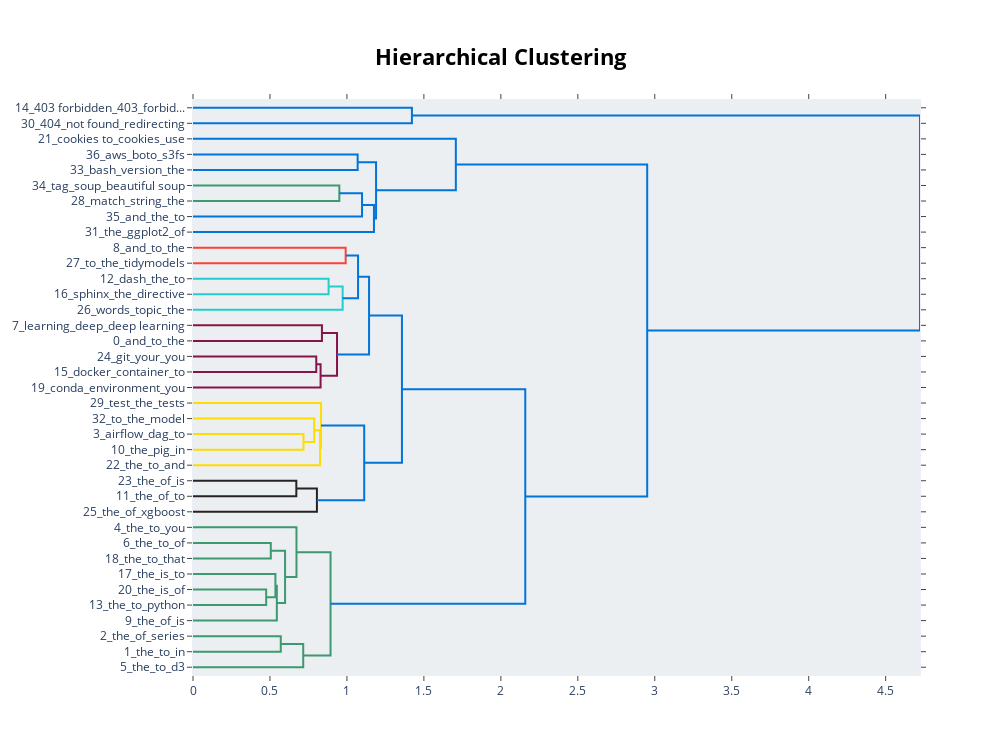

The code cell stored with this chart in its notebook:
### Code cell
content_model.visualize_hierarchy()

### Figure 1 — Plotly figure (JSON) as saved in the notebook; plotly's stock layout.template omitted (floating-point values rounded to 4 significant figures)
{"data": [{"hoverinfo": "text", "marker": {"color": "rgb(0,116,217)"}, "mode": "lines", "type": "scatter", "x": [0, 1.422, 1.422, 0], "xaxis": "x", "y": [-5, -5, -15, -15], "yaxis": "y"}, {"hoverinfo": "text", "marker": {"color": "rgb(0,116,217)"}, "mode": "lines", "type": "scatter", "x": [0, 1.07, 1.07, 0], "xaxis": "x", "y": [-35, -35, -45, -45], "yaxis": "y"}, {"hoverinfo": "text", "marker": {"color": "rgb(61,153,112)"}, "mode": "lines", "type": "scatter", "x": [0, 0.9507, 0.9507, 0], "xaxis": "x", "y": [-55, -55, -65, -65], "yaxis": "y"}, {"hoverinfo": "text", "marker": {"color": "rgb(0,116,217)"}, "mode": "lines", "type": "scatter", "x": [0.9507, 1.098, 1.098, 0], "xaxis": "x", "y": [-60, -60, -75, -75], "yaxis": "y"}, {"hoverinfo": "text", "marker": {"color": "rgb(0,116,217)"}, "mode": "lines", "type": "scatter", "x": [1.098, 1.176, 1.176, 0], "xaxis": "x", "y": [-67.5, -67.5, -85, -85], "yaxis": "y"}, {"hoverinfo": "text", "marker": {"color": "rgb(0,116,217)"}, "mode": "lines", "type": "scatter", "x": [1.07, 1.189, 1.189, 1.176], "xaxis": "x", "y": [-40, -40, -76.25, -76.25], "yaxis": "y"}, {"hoverinfo": "text", "marker": {"color": "rgb(0,116,217)"}, "mode": "lines", "type": "scatter", "x": [0, 1.708, 1.708, 1.189], "xaxis": "x", "y": [-25, -25, -58.12, -58.12], "yaxis": "y"}, {"hoverinfo": "text", "marker": {"color": "rgb(255,65,54)"}, "mode": "lines", "type": "scatter", "x": [0, 0.9918, 0.9918, 0], "xaxis": "x", "y": [-95, -95, -105, -105], "yaxis": "y"}, {"hoverinfo": "text", "marker": {"color": "rgb(35,205,205)"}, "mode": "lines", "type": "scatter", "x": [0, 0.8808, 0.8808, 0], "xaxis": "x", "y": [-115, -115, -125, -125], "yaxis": "y"}, {"hoverinfo": "text", "marker": {"color": "rgb(35,205,205)"}, "mode": "lines", "type": "scatter", "x": [0.8808, 0.9721, 0.9721, 0], "xaxis": "x", "y": [-120, -120, -135, -135], "yaxis": "y"}, {"hoverinfo": "text", "marker": {"color": "rgb(0,116,217)"}, "mode": "lines", "type": "scatter", "x": [0.9918, 1.072, 1.072, 0.9721], "xaxis": "x", "y": [-100, -100, -127.5, -127.5], "yaxis": "y"}, {"hoverinfo": "text", "marker": {"color": "rgb(133,20,75)"}, "mode": "lines", "type": "scatter", "x": [0, 0.8377, 0.8377, 0], "xaxis": "x", "y": [-145, -145, -155, -155], "yaxis": "y"}, {"hoverinfo": "text", "marker": {"color": "rgb(133,20,75)"}, "mode": "lines", "type": "scatter", "x": [0, 0.8008, 0.8008, 0], "xaxis": "x", "y": [-165, -165, -175, -175], "yaxis": "y"}, {"hoverinfo": "text", "marker": {"color": "rgb(133,20,75)"}, "mode": "lines", "type": "scatter", "x": [0.8008, 0.8289, 0.8289, 0], "xaxis": "x", "y": [-170, -170, -185, -185], "yaxis": "y"}, {"hoverinfo": "text", "marker": {"color": "rgb(133,20,75)"}, "mode": "lines", "type": "scatter", "x": [0.8377, 0.9357, 0.9357, 0.8289], "xaxis": "x", "y": [-150, -150, -177.5, -177.5], "yaxis": "y"}, {"hoverinfo": "text", "marker": {"color": "rgb(0,116,217)"}, "mode": "lines", "type": "scatter", "x": [1.072, 1.144, 1.144, 0.9357], "xaxis": "x", "y": [-113.8, -113.8, -163.8, -163.8], "yaxis": "y"}, {"hoverinfo": "text", "marker": {"color": "rgb(255,220,0)"}, "mode": "lines", "type": "scatter", "x": [0, 0.7178, 0.7178, 0], "xaxis": "x", "y": [-215, -215, -225, -225], "yaxis": "y"}, {"hoverinfo": "text", "marker": {"color": "rgb(255,220,0)"}, "mode": "lines", "type": "scatter", "x": [0, 0.7872, 0.7872, 0.7178], "xaxis": "x", "y": [-205, -205, -220, -220], "yaxis": "y"}, {"hoverinfo": "text", "marker": {"color": "rgb(255,220,0)"}, "mode": "lines", "type": "scatter", "x": [0.7872, 0.8254, 0.8254, 0], "xaxis": "x", "y": [-212.5, -212.5, -235, -235], "yaxis": "y"}, {"hoverinfo": "text", "marker": {"color": "rgb(255,220,0)"}, "mode": "lines", "type": "scatter", "x": [0, 0.8319, 0.8319, 0.8254], "xaxis": "x", "y": [-195, -195, -223.8, -223.8], "yaxis": "y"}, {"hoverinfo": "text", "marker": {"color": "rgb(40,35,35)"}, "mode": "lines", "type": "scatter", "x": [0, 0.6713, 0.6713, 0], "xaxis": "x", "y": [-245, -245, -255, -255], "yaxis": "y"}, {"hoverinfo": "text", "marker": {"color": "rgb(40,35,35)"}, "mode": "lines", "type": "scatter", "x": [0.6713, 0.805, 0.805, 0], "xaxis": "x", "y": [-250, -250, -265, -265], "yaxis": "y"}, {"hoverinfo": "text", "marker": {"color": "rgb(0,116,217)"}, "mode": "lines", "type": "scatter", "x": [0.8319, 1.112, 1.112, 0.805], "xaxis": "x", "y": [-209.4, -209.4, -257.5, -257.5], "yaxis": "y"}, {"hoverinfo": "text", "marker": {"color": "rgb(0,116,217)"}, "mode": "lines", "type": "scatter", "x": [1.144, 1.357, 1.357, 1.112], "xaxis": "x", "y": [-138.8, -138.8, -233.4, -233.4], "yaxis": "y"}, {"hoverinfo": "text", "marker": {"color": "rgb(61,153,112)"}, "mode": "lines", "type": "scatter", "x": [0, 0.5053, 0.5053, 0], "xaxis": "x", "y": [-285, -285, -295, -295], "yaxis": "y"}, {"hoverinfo": "text", "marker": {"color": "rgb(61,153,112)"}, "mode": "lines", "type": "scatter", "x": [0, 0.4754, 0.4754, 0], "xaxis": "x", "y": [-315, -315, -325, -325], "yaxis": "y"}, {"hoverinfo": "text", "marker": {"color": "rgb(61,153,112)"}, "mode": "lines", "type": "scatter", "x": [0, 0.5355, 0.5355, 0.4754], "xaxis": "x", "y": [-305, -305, -320, -320], "yaxis": "y"}, {"hoverinfo": "text", "marker": {"color": "rgb(61,153,112)"}, "mode": "lines", "type": "scatter", "x": [0.5355, 0.5446, 0.5446, 0], "xaxis": "x", "y": [-312.5, -312.5, -335, -335], "yaxis": "y"}, {"hoverinfo": "text", "marker": {"color": "rgb(61,153,112)"}, "mode": "lines", "type": "scatter", "x": [0.5053, 0.5982, 0.5982, 0.5446], "xaxis": "x", "y": [-290, -290, -323.8, -323.8], "yaxis": "y"}, {"hoverinfo": "text", "marker": {"color": "rgb(61,153,112)"}, "mode": "lines", "type": "scatter", "x": [0, 0.6723, 0.6723, 0.5982], "xaxis": "x", "y": [-275, -275, -306.9, -306.9], "yaxis": "y"}, {"hoverinfo": "text", "marker": {"color": "rgb(61,153,112)"}, "mode": "lines", "type": "scatter", "x": [0, 0.5702, 0.5702, 0], "xaxis": "x", "y": [-345, -345, -355, -355], "yaxis": "y"}, {"hoverinfo": "text", "marker": {"color": "rgb(61,153,112)"}, "mode": "lines", "type": "scatter", "x": [0.5702, 0.7161, 0.7161, 0], "xaxis": "x", "y": [-350, -350, -365, -365], "yaxis": "y"}, {"hoverinfo": "text", "marker": {"color": "rgb(61,153,112)"}, "mode": "lines", "type": "scatter", "x": [0.6723, 0.8935, 0.8935, 0.7161], "xaxis": "x", "y": [-290.9, -290.9, -357.5, -357.5], "yaxis": "y"}, {"hoverinfo": "text", "marker": {"color": "rgb(0,116,217)"}, "mode": "lines", "type": "scatter", "x": [1.357, 2.159, 2.159, 0.8935], "xaxis": "x", "y": [-186.1, -186.1, -324.2, -324.2], "yaxis": "y"}, {"hoverinfo": "text", "marker": {"color": "rgb(0,116,217)"}, "mode": "lines", "type": "scatter", "x": [1.708, 2.951, 2.951, 2.159], "xaxis": "x", "y": [-41.56, -41.56, -255.2, -255.2], "yaxis": "y"}, {"hoverinfo": "text", "marker": {"color": "rgb(0,116,217)"}, "mode": "lines", "type": "scatter", "x": [1.422, 4.723, 4.723, 2.951], "xaxis": "x", "y": [-10, -10, -148.4, -148.4], "yaxis": "y"}], "layout": {"autosize": false, "height": 755, "hoverlabel": {"bgcolor": "white", "font": {"family": "Rockwell", "size": 16}}, "hovermode": "closest", "plot_bgcolor": "#ECEFF1", "showlegend": false, "title": {"font": {"color": "Black", "size": 22}, "text": "<b>Hierarchical Clustering", "x": 0.5, "xanchor": "center", "yanchor": "top"}, "width": 1000, "xaxis": {"autorange": true, "mirror": "allticks", "range": [0, 4.723], "rangemode": "tozero", "showgrid": false, "showline": true, "showticklabels": true, "ticks": "outside", "type": "linear", "zeroline": false}, "yaxis": {"mirror": "allticks", "range": [-370, 0], "rangemode": "tozero", "showgrid": false, "showline": true, "showticklabels": true, "tickmode": "array", "ticks": "outside", "ticktext": ["14_403 forbidden_403_forbid...", "30_404_not found_redirecting", "21_cookies to_cookies_use", "36_aws_boto_s3fs", "33_bash_version_the", "34_tag_soup_beautiful soup", "28_match_string_the", "35_and_the_to", "31_the_ggplot2_of", "8_and_to_the", "27_to_the_tidymodels", "12_dash_the_to", "16_sphinx_the_directive", "26_words_topic_the", "7_learning_deep_deep learning", "0_and_to_the", "24_git_your_you", "15_docker_container_to", "19_conda_environment_you", "29_test_the_tests", "32_to_the_model", "3_airflow_dag_to", "10_the_pig_in", "22_the_to_and", "23_the_of_is", "11_the_of_to", "25_the_of_xgboost", "4_the_to_you", "6_the_to_of", "18_the_to_that", "17_the_is_to", "20_the_is_of", "13_the_to_python", "9_the_of_is", "2_the_of_series", "1_the_to_in", "5_the_to_d3"], "tickvals": [-5, -15, -25, -35, -45, -55, -65, -75, -85, -95, -105, -115, -125, -135, -145, -155, -165, -175, -185, -195, -205, -215, -225, -235, -245, -255, -265, -275, -285, -295, -305, -315, -325, -335, -345, -355, -365], "type": "linear", "zeroline": false}}}
